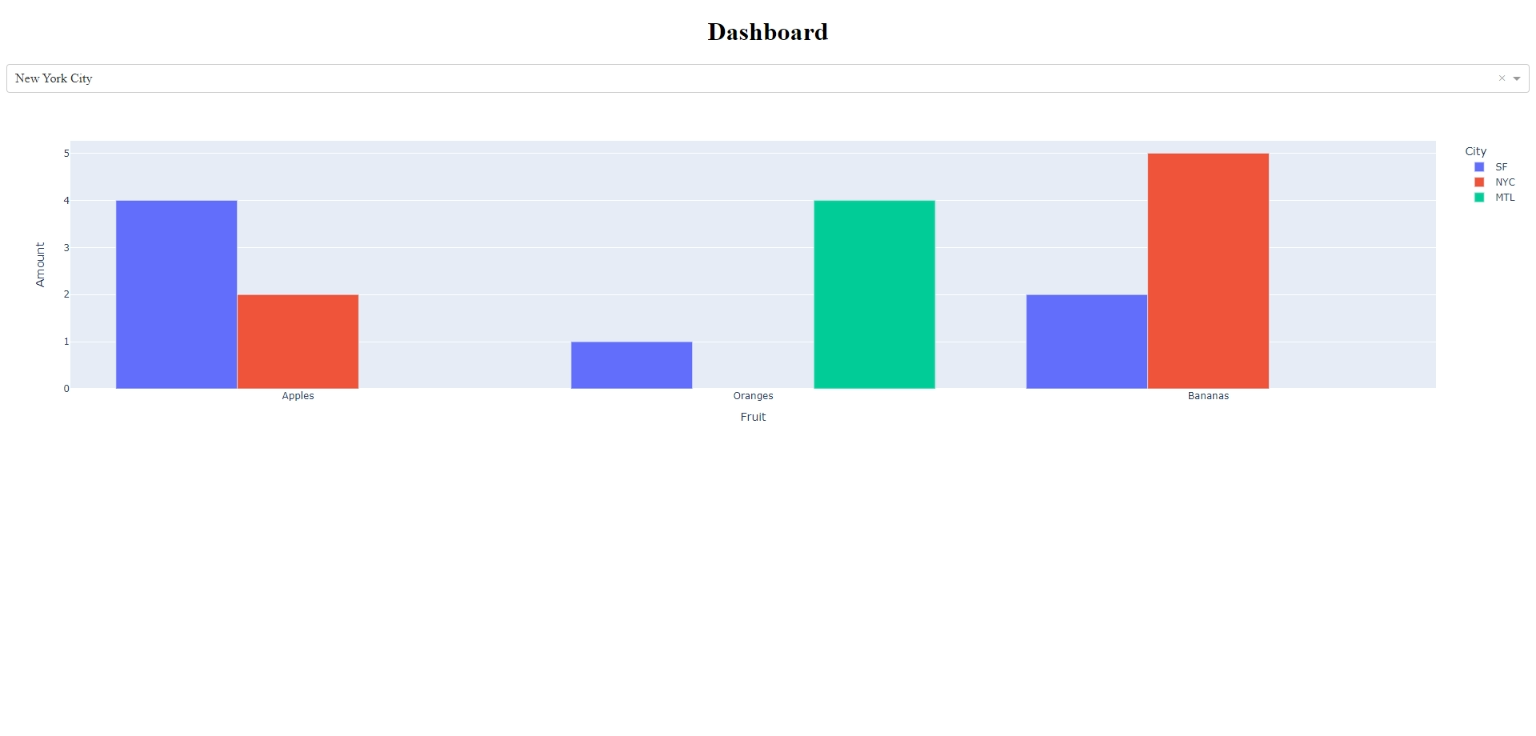

Reproduce this figure in Python.
# Import required packages
import pandas as pd
import dash
import dash_core_components as dcc
import dash_html_components as html
import plotly.express as px
from dash.dependencies import Input, Output

# Add Dataframe
df = pd.DataFrame({
    "Fruit": ["Apples", "Oranges", "Bananas", "Apples", "Oranges", "Bananas"],
    "Amount": [4, 1, 2, 2, 4, 5],
    "City": ["SF", "SF", "SF", "NYC", "MTL", "NYC"]
})

# Add a bar graph figure

fig = px.bar(df, x="Fruit", y="Amount", color="City", barmode="group")


app = dash.Dash()

# Create Layout 

app.layout = html.Div(children=[
    html.H1(
        children='Dashboard',
        style={
            'textAlign': 'center'
        }
    ),

    # Create dropdown

    dcc.Dropdown(options=[
            {'label': 'New York City', 'value': 'NYC'},
            {'label': u'Montréal', 'value': 'MTL'},
            {'label': 'San Francisco', 'value': 'SF'}
        ],
        value='NYC' # Providing a vallue to dropdown
    ),
    # Bar graph
    dcc.Graph(id='example-graph-2',figure=fig)


])

# Run Application
if __name__ == '__main__':
    app.run_server()
